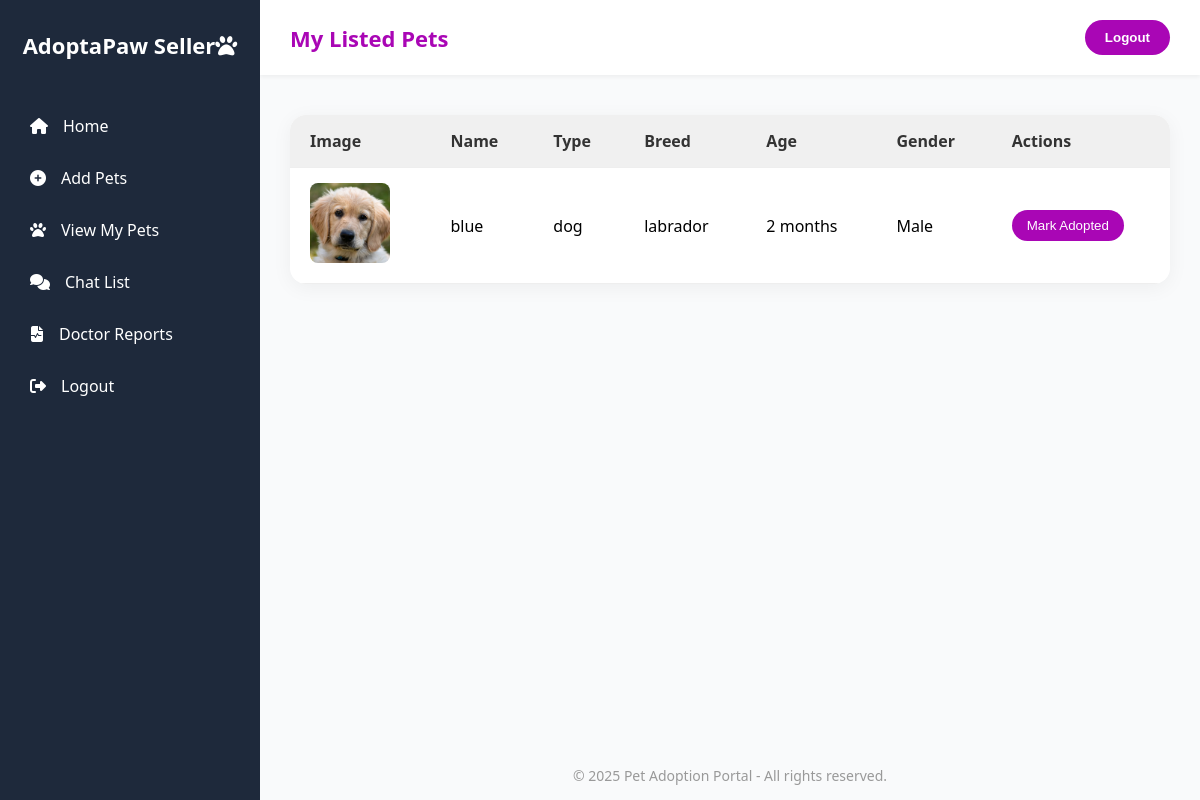
Screenshot of /view_my_pets/ (signed in) with the database file from the repository.
### pets/models.py (models this page shows, shortened)
class Pet(models.Model):
    PET_TYPES = [
        ('Dog', 'Dog'),
        ('Cat', 'Cat'),
        ('Bird', 'Bird'),
        ('Other', 'Other'),
    ]
    name = models.CharField(max_length=100)
    pet_type = models.CharField(max_length=100)
    breed = models.CharField(max_length=100, default='Unknown')
    age = models.IntegerField()
    gender = models.CharField(max_length=10, choices=[
        ('Male', 'Male'),
        ('Female', 'Female'),
        ('Unknown', 'Unknown')
    ], default='Unknown')
    description = models.TextField(default='No description available.')
    owner = models.ForeignKey(User, on_delete=models.CASCADE, related_name='pets_owner', null=True)
    seller = models.ForeignKey(User, on_delete=models.CASCADE, related_name='pets_selling', null=True)
    buyer = models.ForeignKey(User, on_delete=models.CASCADE, related_name='pets_buying', null=True)
    image = models.ImageField(upload_to='pet_images/', blank=True, null=True)
    is_approved = models.BooleanField(default=False)
    is_adopted = models.BooleanField(default=False)

### pets/views.py (the view)
# urls.py: path('view_my_pets/', views.view_my_pets, name='view_my_pets'),
@login_required(login_url='login')
def view_my_pets(request):
    pets = Pet.objects.filter(owner=request.user)
    return render(request, 'view_my_pets.html', {'pets': pets})

### pets/templates/view_my_pets.html (shortened to what this page needs)
{% load static %}
<!DOCTYPE html>
<html lang="en">
<head>
    <link rel="stylesheet" href="https://cdnjs.cloudflare.com/ajax/libs/font-awesome/6.5.1/css/all.min.css">
</head>
<body>
    <div class="sidebar">
        <div class="logo">AdoptaPaw Seller<i class="fas fa-paw"></i></div>
        <a href="{% url 'seller_home' %}"><i class="fas fa-home"></i> Home</a>
        <a href="{% url 'add_pets' %}" class="active"><i class="fas fa-plus-circle"></i> Add Pets</a>
        <a href="{% url 'view_my_pets' %}"><i class="fas fa-paw"></i> View My Pets</a>
        <a href="{% url 'seller_chat_list' %}"><i class="fas fa-comments"></i> Chat List</a>
        <a href="{#}"><i class="fas fa-file-medical-alt"></i> Doctor Reports</a>
        <a href="#" onclick="logout()"><i class="fas fa-sign-out-alt"></i> Logout</a>
    </div>
    <div class="main">
        <div class="topbar">
            <h1>My Listed Pets</h1>
            <button class="logout-btn" onclick="logout()">Logout</button>
        </div>
        <div class="content">
            {% if pets %}
            <table>
                <thead>
                    <tr>
                        <th>Image</th>
                        <th>Name</th>
                        <th>Type</th>
                        <th>Breed</th>
                        <th>Age</th>
                        <th>Gender</th>
                        <th>Actions</th>
                    </tr>
                </thead>
                <tbody>
                    {% for pet in pets %}
                    <tr>
                        <td>
                            {% if pet.image %}
                            <img src="{{ pet.image.url }}" alt="{{ pet.name }}" class="pet-img">
                            {% else %}
                            <img src="{% static 'image/paw.png' %}" alt="No Image" class="pet-img">
                            {% endif %}
                        </td>
                        <td>{{ pet.name }}</td>
                        <td>{{ pet.pet_type }}</td>
                        <td>{{ pet.breed }}</td>
                        <td>{{ pet.age }} months</td>
                        <td>{{ pet.gender }}</td>
                        <td>
                            {% if not pet.is_adopted %}
                            <form action="{% url 'mark_as_adopted' pet.id %}" method="POST">
                                <button type="submit" class="view-more-btn">Mark Adopted</button>
                            </form>
                            {% else %}
                            <span class="adopted-label">Adopted</span>
                            {% endif %}
                        </td>
                    </tr>
                    {% endfor %}
                </tbody>
            </table>
            {% else %}
            <p>No pets listed yet.</p>
            {% endif %}
        </div>
        <footer>
            &copy; 2025 Pet Adoption Portal - All rights reserved.
        </footer>
    </div>
</body>
</html>

### pets/templates/view_my_pets.html (style rules this page uses)
* { margin: 0; padding: 0; box-sizing: border-box; }
body { font-family: 'Segoe UI', sans-serif; background-color: #f9fafb; display: flex; height: 100vh; }
.sidebar { width: 260px; background-color: #1e293b; color: white; display: flex; flex-direction: column; padding-top: 30px; position: fixed; height: 100%; }
.sidebar .logo { font-size: 22px; font-weight: bold; text-align: center; margin-bottom: 40px; }
.sidebar a { color: white; padding: 15px 30px; text-decoration: none; display: flex; align-items: center; transition: background 0.3s ease; }
.sidebar a i { margin-right: 15px; }
.main { margin-left: 260px; width: calc(100% - 260px); display: flex; flex-direction: column; height: 100vh; }
.topbar { background-color: #fff; padding: 20px 30px; box-shadow: 0 2px 4px rgba(0, 0, 0, 0.05); display: flex; justify-content: space-between; align-items: center; }
.topbar h1 { font-size: 22px; color: #a906b5; }
.logout-btn { background-color: #a906b5; color: white; padding: 10px 20px; border-radius: 25px; border: none; cursor: pointer; font-weight: bold; transition: background-color 0.3s ease, transform 0.2s ease; }
.content { padding: 40px 30px; flex: 1; overflow-y: auto; }
table { width: 100%; border-collapse: collapse; background-color: white; border-radius: 16px; box-shadow: 0 4px 20px rgba(0, 0, 0, 0.05); overflow: hidden; animation: fadeSlide 0.8s ease forwards; }
th, td { padding: 15px 20px; text-align: left; border-bottom: 1px solid #eee; }
th { background-color: #f0f0f0; font-weight: bold; color: #333; }
.pet-img { width: 80px; height: 80px; object-fit: cover; border-radius: 8px; }
.view-more-btn { background-color: #a906b5; color: white; padding: 8px 15px; border-radius: 25px; text-decoration: none; display: inline-block; text-align: center; transition: background-color 0.3s ease, transform 0.2s ease; border: none; cursor: pointer; }
footer { text-align: center; padding: 15px; color: #999; font-size: 14px; }

### rows the page displays
Pet: image (picture), name "blue", pet_type "dog", breed "labrador", age "2", gender "Male", is_adopted "Mark Adopted"
